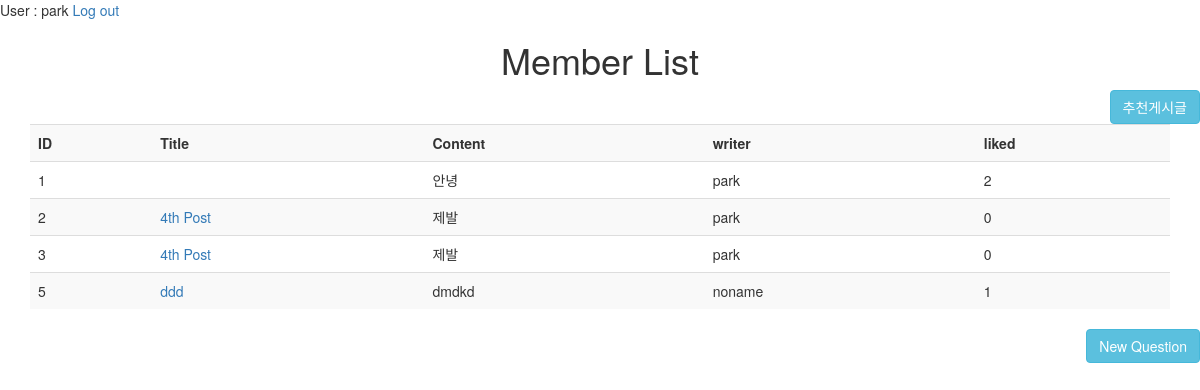
Before: / (signed in) with the older database file.
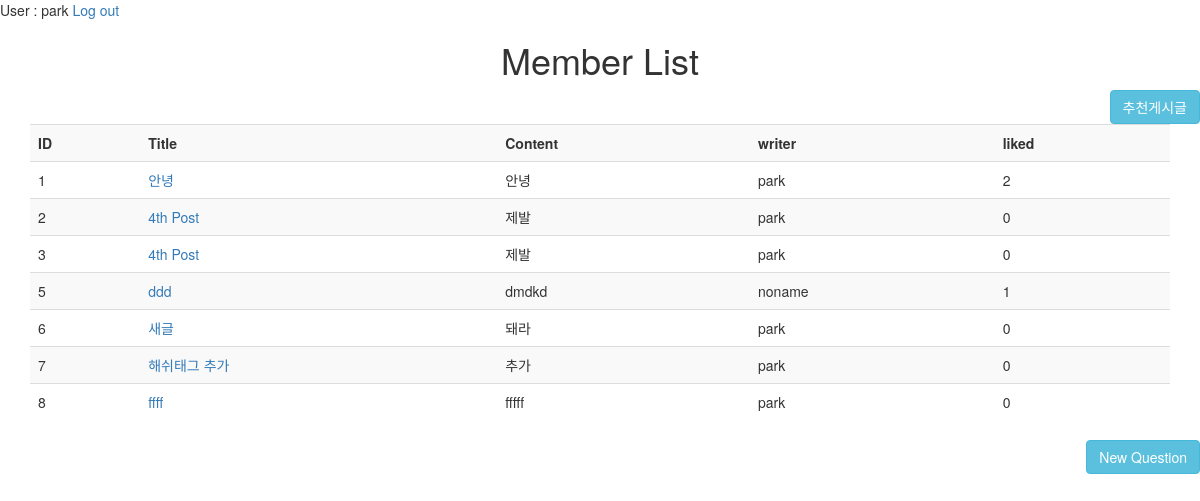
After: the same page with the newer database file.
### users/models.py (models this page shows)
class CustomUser(AbstractUser):
    objects = CustomUserManager()

class Article(models.Model):
    title = models.CharField(max_length = 100)
    content = models.TextField()
    user = models.ForeignKey(CustomUser, on_delete=models.CASCADE,)
    @property
    def like_count(self):
      return self.like_user_set.count()
    like_user_set = models.ManyToManyField(
        CustomUser,
        null=True,
        blank=True,
        related_name='like_user_set',
        through='Like',
    )
    tags = TaggableManager(
        verbose_name= 'tags',
        help_text= 'A comma-separated list of tags.',
        blank=True,
        through=TaggedPost,
    )

### users/views.py (the view)
# urls.py: 2. Add a URL to urlpatterns:  path('', views.home, name='home')
def home(request):
    articles = Article.objects.all()
    return render(request, 'home.html', {'articles' : articles})

### users/templates/home.html (shortened to what this page needs)
<!DOCTYPE html>
<html lang="en">
<head>
    <link rel="stylesheet" href="https://maxcdn.bootstrapcdn.com/bootstrap/3.3.7/css/bootstrap.min.css">
</head>
<body>
{% load socialaccount %}
{% if user.is_authenticated %}
<p>User : {{ user.username }} <a href="{% url 'logout' %}">Log out</a></p>
<h1><center>Member List</center></h1>
<a class="btn btn-info pull-right" href = "{% url 'recommend' user.id %}">추천게시글</a>
  {% if not articles %}
    <br><h2 style="text-align : center">더 많은 질문을 입력할수록 추천 정확도가 높아집니다.</h2>
  {% else %}
    <div class="container">
    <table class="table table-striped">
      <tr>
        <th>ID</th>
        <th>Title </th>
        <th>Content</th>
        <th>writer</th>
        <th>liked</th>
      </tr>
      <tr>
      {% for article in articles%}
        <td> {{ article.id }} </td>
        <td> <a href ="{%url 'show_article' article.id %}" >{{ article.title }}</a></td>
        <td> {{ article.content }}</td>
        <td> {{ article.user }}</td>
        <td> {{ article.like_count }}</td>
      </tr>
      {% endfor %}
    </table>
    </div>
  {% endif %}
  <a class="btn btn-info pull-right" href = "{%url 'add_article' %}"> New Question </a>
{% else %}
  <p><a href="{% url 'signup' %}">Sign Up</a></p>
  <p><a href="{% url 'login' %}">Log In </a></p>
  <p><a href="{% provider_login_url 'google' %}">Log In with Gmail</a></p>
{% endif %}
</body>
</html>

Changed rows visible on the page:
changed Article "안녕": title (not shown) → "안녕"
added Article: id "6", title "새글", content "돼라", user "park", like_count "0"
added Article: id "7", title "해쉬태그 추가", content "추가", user "park", like_count "0"
added Article: id "8", title "ffff", content "fffff", user "park", like_count "0"
